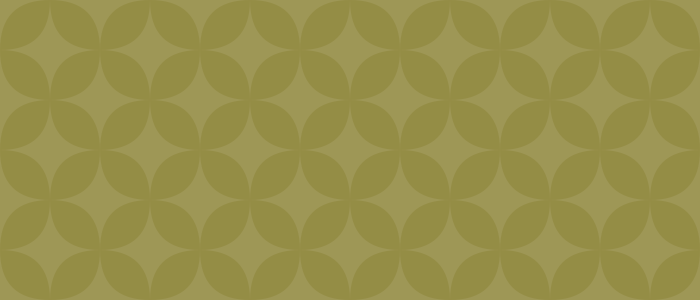
Frame 1 (no input)
Frame 60 (the mouse pressed at the canvas centre just before this capture): identical to frame 1, image omitted
Frame 120 (the mouse held since frame 60 and released just before this capture): identical to frame 1, image omitted

The Processing sketch that drew this single still picture (run headless with seeded random() and noise(); from frame 60 on, the mouse is pressed at the canvas centre):

// Processing sketch: pattern1_revisited
// ── pattern1_revisited.pde
int radius = 50;

void setup() {
  size(700, 300);
}

void pattern() {
  
noStroke();
fill(148, 140, 68, 230);

for (int x = -50; x < width; x = x + 100) {
  for (int y = -50; y < height; y = y + 100) {
    rect(x, y, 100, 100, radius);
  }
}

for (int a = 0; a < width; a = a + 100) {
  for (int b = 0; b < height; b = b + 100) {
    rect(a, b, 100, 100, radius);
  }
}

}

void draw() {
background(255);
pattern();
}
